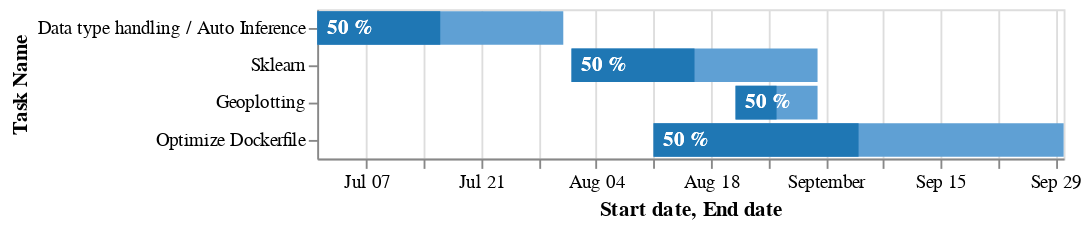

The cell this chart's notebook holds for it:
### Code cell
# Use the progress to find how much of the bars should be filled
# (i.e. another end date)
df["progress date"] =  (df["End date"] - df["Start date"]) * df["Progress %"] / 100 + df["Start date"]

# Concatenate the two 
newdf = np.concatenate([df[["Task Name", "Start date", "End date", "Progress %"]].values,  
                        df[["Task Name", "Start date", "progress date", "Progress %"]].values])
newdf = pd.DataFrame(newdf, columns=["Task Name", "Start date", "End date", "Progress %"])

# Reconvert back to datetime
newdf["Start date"] = pd.to_datetime(newdf["Start date"])
newdf["End date"] = pd.to_datetime(newdf["End date"])

# This is the indicator variable (duration vs progress) where the grouping takes place
newdf["progress_"] = np.concatenate([np.ones(len(newdf)//2), np.zeros(len(newdf)//2), ])

# color for first half, color for second half
range_ = ['#1f77b4', '#5fa0d4',]

# The stacked bar chart will be our "gantt with progress"
chart = alt.Chart(newdf).mark_bar().encode(
    x=alt.X('Start date', stack=None),
    x2='End date',
    y=alt.Y('Task Name', sort=list(df.sort_values(["End date",
                                                      "Start date"])["Task Name"])*2),
    color=alt.Color('progress_', scale=alt.Scale(range=range_), legend=None)
) 

# Create appropriate labels
newdf["text%"] = newdf["Progress %"].astype(str) + " %"

# And now add those as text in the graph
text = alt.Chart(newdf).mark_text(align='left', baseline='middle', dx=5, color="white",  fontWeight="bold").encode(
    y=alt.Y('Task Name', sort=list(df.sort_values(["End date",
                                                      "Start date"])["Task Name"])*2),
    x=alt.X('Start date'),
    text='text%',
)

# Plot the graph
alt.layer(chart, text)

### Figure 1 — Vega-Lite specification as saved in the notebook (floating-point values rounded to 4 significant figures)
{"config": {"view": {"continuousWidth": 400, "continuousHeight": 300}}, "layer": [{"mark": "bar", "encoding": {"color": {"type": "quantitative", "field": "progress_", "legend": null, "scale": {"range": ["#1f77b4", "#5fa0d4"]}}, "x": {"type": "temporal", "field": "Start date", "stack": null}, "x2": {"field": "End date"}, "y": {"type": "nominal", "field": "Task Name", "sort": ["Data type handling / Auto Inference", "Sklearn", "Geoplotting", "Optimize Dockerfile", "Data type handling / Auto Inference", "Sklearn", "Geoplotting", "Optimize Dockerfile"]}}}, {"mark": {"type": "text", "align": "left", "baseline": "middle", "color": "white", "dx": 5, "fontWeight": "bold"}, "encoding": {"text": {"type": "nominal", "field": "text%"}, "x": {"type": "temporal", "field": "Start date"}, "y": {"type": "nominal", "field": "Task Name", "sort": ["Data type handling / Auto Inference", "Sklearn", "Geoplotting", "Optimize Dockerfile", "Data type handling / Auto Inference", "Sklearn", "Geoplotting", "Optimize Dockerfile"]}}}], "data": {"name": "data-e020a3dda3bd3b5bc920fe32f0ab2a8e"}, "$schema": "https://vega.github.io/schema/vega-lite/v4.8.1.json", "datasets": {"data-e020a3dda3bd3b5bc920fe32f0ab2a8e": [{"Task Name": "Data type handling / Auto Inference", "Start date": "2019-07-01T00:00:00", "End date": "2019-07-31T00:00:00", "Progress %": 50, "progress_": 1.0, "text%": "50 %"}, {"Task Name": "Sklearn", "Start date": "2019-08-01T00:00:00", "End date": "2019-08-31T00:00:00", "Progress %": 50, "progress_": 1.0, "text%": "50 %"}, {"Task Name": "Geoplotting", "Start date": "2019-08-21T00:00:00", "End date": "2019-08-31T00:00:00", "Progress %": 50, "progress_": 1.0, "text%": "50 %"}, {"Task Name": "Optimize Dockerfile", "Start date": "2019-08-11T00:00:00", "End date": "2019-09-30T00:00:00", "Progress %": 50, "progress_": 1.0, "text%": "50 %"}, {"Task Name": "Data type handling / Auto Inference", "Start date": "2019-07-01T00:00:00", "End date": "2019-07-16T00:00:00", "Progress %": 50, "progress_": 0.0, "text%": "50 %"}, {"Task Name": "Sklearn", "Start date": "2019-08-01T00:00:00", "End date": "2019-08-16T00:00:00", "Progress %": 50, "progress_": 0.0, "text%": "50 %"}, {"Task Name": "Geoplotting", "Start date": "2019-08-21T00:00:00", "End date": "2019-08-26T00:00:00", "Progress %": 50, "progress_": 0.0, "text%": "50 %"}, {"Task Name": "Optimize Dockerfile", "Start date": "2019-08-11T00:00:00", "End date": "2019-09-05T00:00:00", "Progress %": 50, "progress_": 0.0, "text%": "50 %"}]}}
